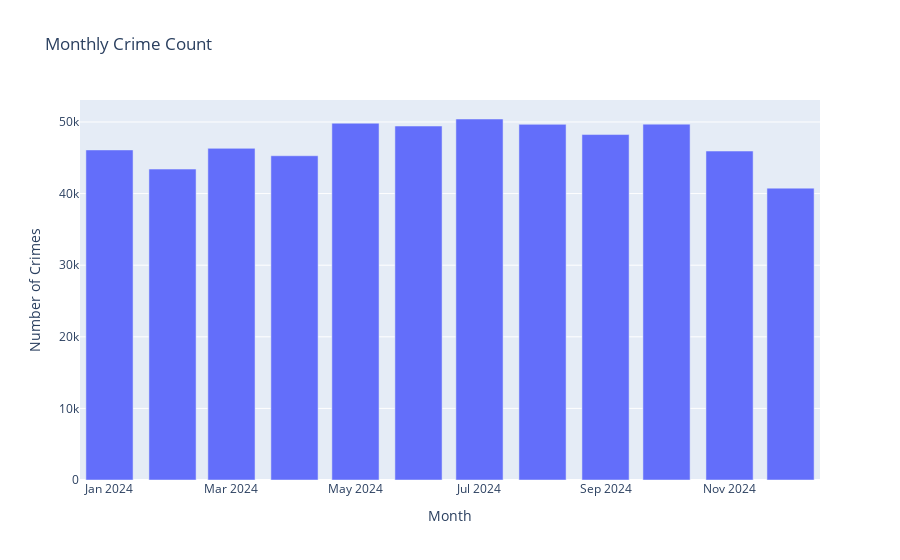

This figure's notebook cell:
### Code cell
## 4. Monthly Crime Trend
# %%
# Aggregate by year and month
df_monthly = (
    df_crime.groupby(['year', 'month'])
           .size()
           .reset_index(name='crime_count')
)
# Create a datetime for the first day of each month for plotting
df_monthly['month_start'] = pd.to_datetime(
    df_monthly[['year', 'month']].assign(day=1)
)

# Plot interactive bar chart for monthly counts
fig = px.bar(
    df_monthly,
    x='month_start',
    y='crime_count',
    title='Monthly Crime Count',
    labels={'crime_count': 'Number of Crimes', 'month_start': 'Month'}
)
fig.show()

### Figure 1 — Plotly figure (JSON) as saved in the notebook; plotly's stock layout.template omitted (floating-point values rounded to 4 significant figures)
{"data": [{"hovertemplate": "Month=%{x}<br>Number of Crimes=%{y}<extra></extra>", "legendgroup": "", "marker": {"color": "#636efa", "pattern": {"shape": ""}}, "name": "", "orientation": "v", "showlegend": false, "textposition": "auto", "type": "bar", "x": ["2024-01-01T00:00:00.000000000", "2024-02-01T00:00:00.000000000", "2024-03-01T00:00:00.000000000", "2024-04-01T00:00:00.000000000", "2024-05-01T00:00:00.000000000", "2024-06-01T00:00:00.000000000", "2024-07-01T00:00:00.000000000", "2024-08-01T00:00:00.000000000", "2024-09-01T00:00:00.000000000", "2024-10-01T00:00:00.000000000", "2024-11-01T00:00:00.000000000", "2024-12-01T00:00:00.000000000"], "xaxis": "x", "y": [46097, 43422, 46318, 45285, 49828, 49437, 50417, 49668, 48244, 49701, 45939, 40762], "yaxis": "y"}], "layout": {"barmode": "relative", "legend": {"tracegroupgap": 0}, "title": {"text": "Monthly Crime Count"}, "xaxis": {"anchor": "y", "domain": [0, 1], "title": {"text": "Month"}}, "yaxis": {"anchor": "x", "domain": [0, 1], "title": {"text": "Number of Crimes"}}}}
